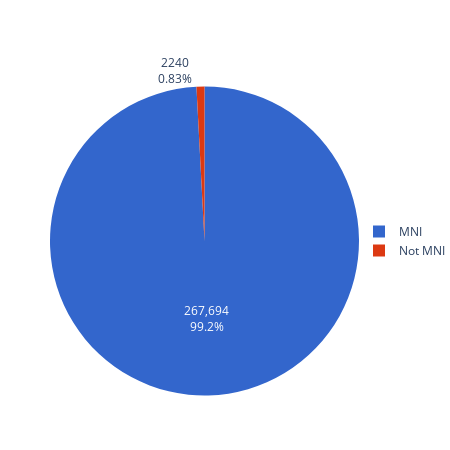

This figure's notebook cell:
### Code cell
fig = _plot_pie(images_mni, "count", "not_mni")
fig.update_layout(
    legend=dict(xanchor='left', yanchor='middle', y=0.5, x=1),
    margin=dict(l=50, r=0, t=0, b=0),
    autosize=True
)
fig.write_html(op.join(fig_dir, "05_images_mni.html"), full_html=True, include_plotlyjs=True)
fig.write_image(op.join(fig_dir, "05_images_mni.png"), scale=6)
fig.show()

### Figure 1 — Plotly figure (JSON) as saved in the notebook; plotly's stock layout.template omitted (floating-point values rounded to 4 significant figures)
{"data": [{"domain": {"x": [0, 1], "y": [0, 1]}, "hovertemplate": "not_mni=%{label}<br>count=%{value}<extra></extra>", "labels": ["MNI", "Not MNI"], "legendgroup": "", "name": "", "showlegend": true, "textinfo": "value+percent", "type": "pie", "values": [267694, 2240]}], "layout": {"autosize": true, "height": 450, "legend": {"tracegroupgap": 0, "x": 1, "xanchor": "left", "y": 0.5, "yanchor": "middle"}, "margin": {"b": 0, "l": 50, "r": 0, "t": 0}, "piecolorway": ["#3366CC", "#DC3912"], "width": 450}}
